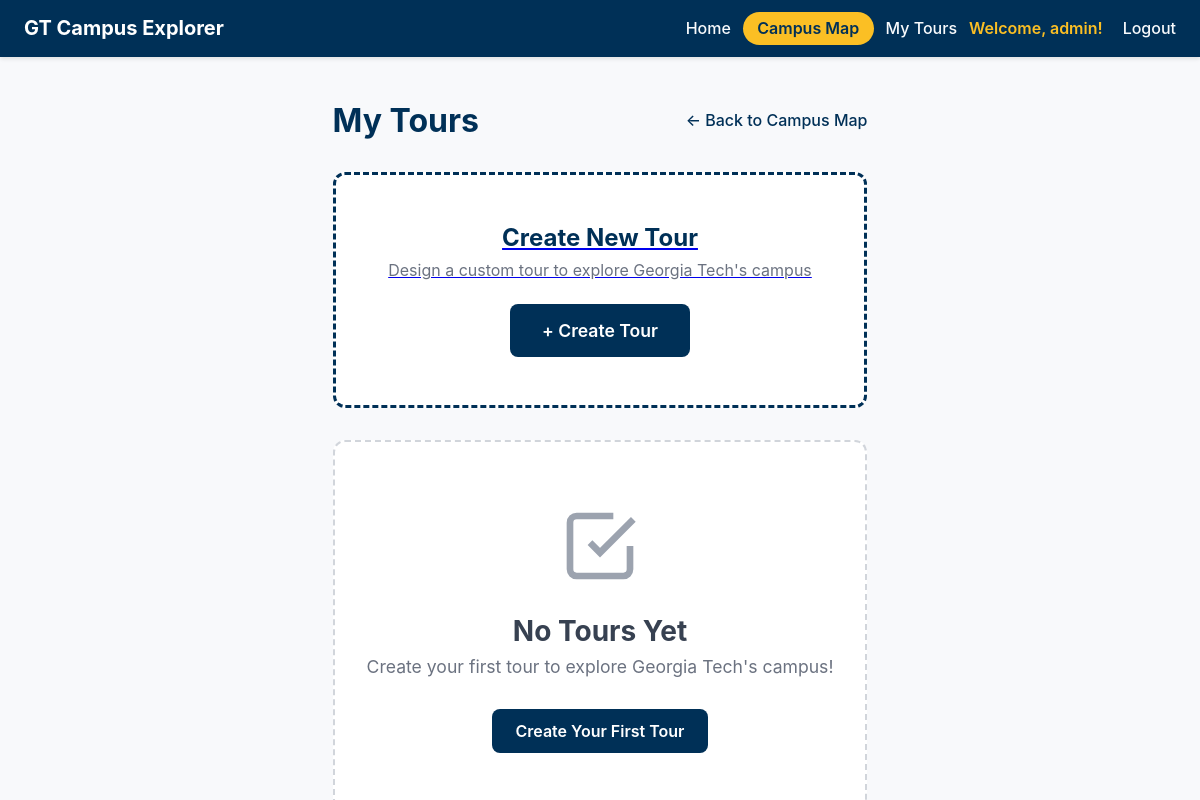
Before: /campus/tours/ (signed in) with the older database file.
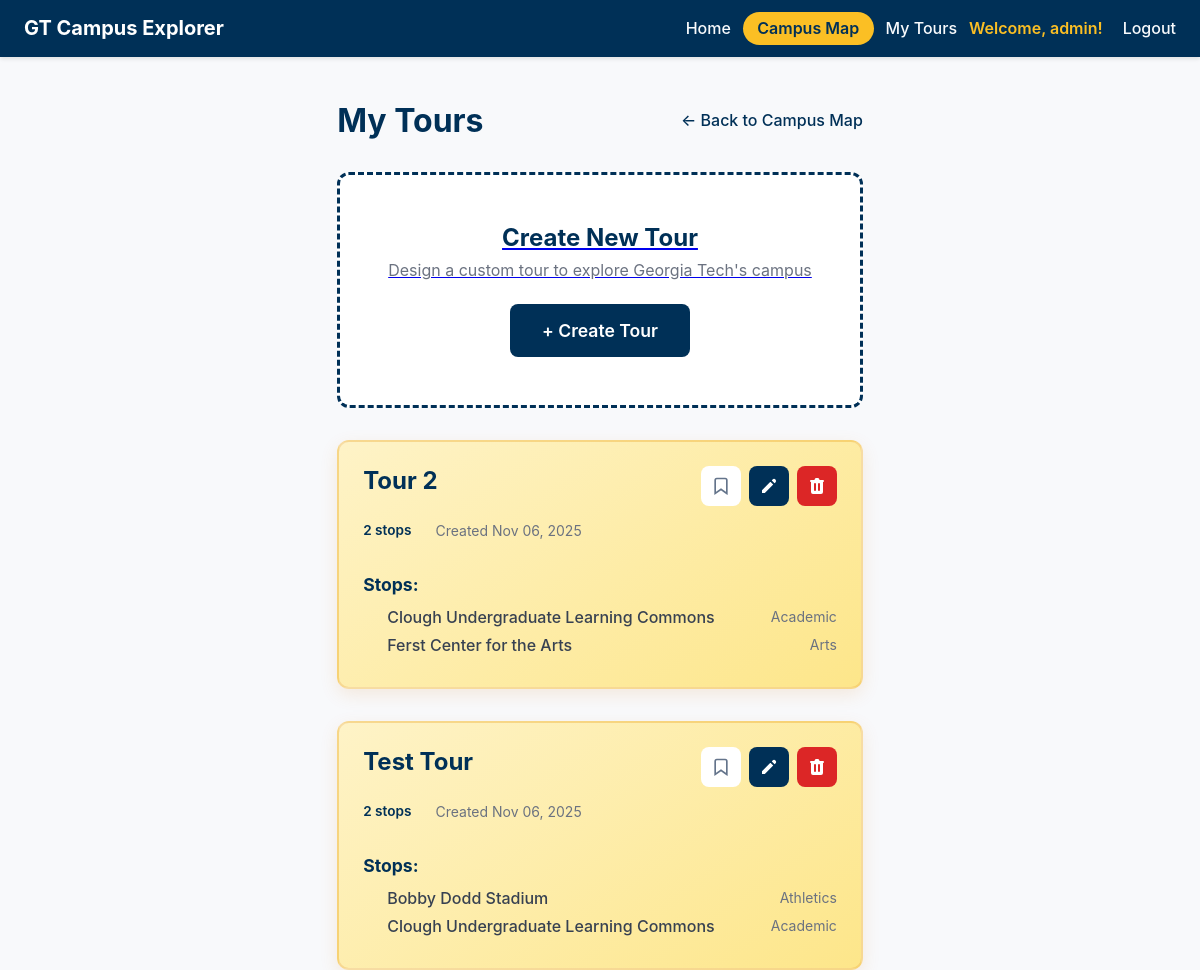
After: the same page with the newer database file.
### campus/models.py (models this page shows, shortened)
class Tour(models.Model):
    user = models.ForeignKey(User, on_delete=models.CASCADE)
    name = models.CharField(max_length=100)
    description = models.TextField(blank=True)
    created_at = models.DateTimeField(auto_now_add=True)
    route_data = models.JSONField(
        blank=True,
        null=True,
        help_text="Cached route segments from Google Directions API"
    )
    class Meta:
        ordering = ['-created_at']

class TourStop(models.Model):
    tour = models.ForeignKey(Tour, on_delete=models.CASCADE, related_name='stops')
    location = models.ForeignKey(Location, on_delete=models.CASCADE)
    order = models.PositiveIntegerField()
    class Meta:
        ordering = ['order']
        unique_together = [['tour', 'location']]

class Location(models.Model):
    name = models.CharField(
        max_length=120,
        unique=True,
        help_text="Displayed name of the campus location.",
    )
    slug = models.SlugField(
        unique=True,
        blank=True,
        help_text="URL-friendly identifier auto-generated from the name.",
    )
    description = models.TextField(
        help_text="High-level overview that appears in campus tour content.",
    )
    historical_info = models.TextField(
        blank=True,
        null=True,
        help_text="Optional historical context or fun facts for visitors.",
    )
    latitude = models.DecimalField(
        max_digits=9,
        decimal_places=6,
        help_text="Latitude in decimal degrees (positive for north).",
    )
    longitude = models.DecimalField(
        max_digits=9,
        decimal_places=6,
        help_text="Longitude in decimal degrees (negative for west).",
    )
    address = models.CharField(
        max_length=255,
        blank=True,
        help_text="Street address or building details shown in the tour.",
    )
    category = models.CharField(
        max_length=100,
        blank=True,
        help_text="Category used for filtering (e.g., Dining, Academic).",
    )
    image_url = models.URLField(
        blank=True,
        null=True,
        help_text="Link to an external photo if one is hosted elsewhere.",
    )
    photo = models.ImageField(
        upload_to='locations/photos/',
        blank=True,
        null=True,
        help_text="Upload location photo.",
    )
    class Meta:
        ordering = ['name']

### campus/views.py (the view)
# urls.py: path('tours/', views.tour_manage, name='tour-manage'),
@login_required
def tour_manage(request):
    tours = Tour.objects.filter(user=request.user).prefetch_related('stops__location')
    locations = Location.objects.all()
    bookmarked_slugs = set(
        Bookmark.objects.filter(user=request.user).values_list('location__slug', flat=True)
    )
    bookmarked_tour_ids = set(
        TourBookmark.objects.filter(user=request.user).values_list('tour__id', flat=True)
    )
    tours_payload = []
    for tour in tours:
        stops = []
        for stop in tour.stops.all():
            stops.append({
                'id': stop.id,
                'location_id': stop.location.id,
                'order': stop.order,
                'location': {
                    'id': stop.location.id,
                    'name': stop.location.name,
                    'slug': stop.location.slug,
                    'description': stop.location.description,
                    'latitude': float(stop.location.latitude),
                    'longitude': float(stop.location.longitude),
                    'address': stop.location.address,
                    'category': stop.location.category,
                }
            })
        tours_payload.append({
            'id': tour.id,
            'name': tour.name,
            'description': tour.description,
            'created_at': tour.created_at.isoformat(),
            'stops': stops,
            'is_bookmarked': tour.id in bookmarked_tour_ids,
        })
    locations_payload = [
        {
            'id': location.id,
            'name': location.name,
            'slug': location.slug,
            'description': location.description,
            'latitude': float(location.latitude),
            'longitude': float(location.longitude),
            'address': location.address,
            'category': location.category,
            'is_bookmarked': location.slug in bookmarked_slugs,
        }
        for location in locations
    ]
    context = {
        'tours': tours,
        'tours_payload': tours_payload,
        'locations': locations,
        'locations_payload': locations_payload,
        'bookmarked_tour_ids': bookmarked_tour_ids,
    }
    return render(request, 'campus/tour_manage.html', context)

### campus/templates/campus/tour_manage.html (shortened to what this page needs)
{% extends "base.html" %}
{% block content %}
<div class="tour-manage-container">
    <header class="tour-manage-header">
        <h1>My Tours</h1>
        <div class="header-actions">
            <a href="{% url 'campus:overview' %}" class="back-link">← Back to Campus Map</a>
        </div>
    </header>
    <div id="tours-list" class="tours-grid">
        <a href="{% url 'campus:tour-create' %}" class="create-tour-card">
            <h3>Create New Tour</h3>
            <p>Design a custom tour to explore Georgia Tech's campus</p>
            <span class="btn btn-primary">+ Create Tour</span>
        </a>
        {% if tours %}
            {% for tour in tours %}
            <div class="tour-card" data-tour-id="{{ tour.id }}" data-bookmarked="{% if tour.id in bookmarked_tour_ids %}true{% else %}false{% endif %}">
                <div class="tour-card-header">
                    <h2 class="tour-name">{{ tour.name }}</h2>
                    <div class="tour-actions">
                        <button class="btn-icon tour-bookmark-btn"
                                data-tour-id="{{ tour.id }}"
                                data-bookmarked="{% if tour.id in bookmarked_tour_ids %}true{% else %}false{% endif %}"
                                title="{% if tour.id in bookmarked_tour_ids %}Remove bookmark{% else %}Add bookmark{% endif %}">
                            <svg class="bookmark-icon {% if tour.id in bookmarked_tour_ids %}bookmarked{% endif %}"
                                 width="20" height="20" viewBox="0 0 24 24"
                                 fill="{% if tour.id in bookmarked_tour_ids %}currentColor{% else %}none{% endif %}"
                                 stroke="currentColor" stroke-width="2">
                                <path d="M19 21l-7-5-7 5V5a2 2 0 0 1 2-2h10a2 2 0 0 1 2 2z"></path>
                            </svg>
                        </button>
                        <a href="{% url 'campus:tour-edit' tour.id %}" class="btn-icon btn-edit" title="Edit tour">
                            <svg width="20" height="20" viewBox="0 0 20 20" fill="currentColor">
                                <path d="M13.586 3.586a2 2 0 112.828 2.828l-.793.793-2.828-2.828.793-.793zM11.379 5.793L3 14.172V17h2.828l8.38-8.379-2.83-2.828z"/>
                            </svg>
                        </a>
                        <button class="btn-icon btn-delete" onclick="deleteTour({{ tour.id }}, '{{ tour.name|escapejs }}')" title="Delete tour">
                        </button>
                    </div>
                </div>
                <div class="tour-meta">
                    <span class="tour-stops-count">{{ tour.stops.count }} stop{{ tour.stops.count|pluralize }}</span>
                    <span class="tour-date">Created {{ tour.created_at|date:"M d, Y" }}</span>
                </div>
                <div class="tour-stops">
                    <h3>Stops:</h3>
                    <ol class="stops-preview">
                        {% for stop in tour.stops.all %}
                        <li>
                            <span class="stop-name">{{ stop.location.name }}</span>
                            <span class="stop-category">{{ stop.location.category }}</span>
                        </li>
                        {% endfor %}
                    </ol>
                </div>
            </div>
            {% endfor %}
        {% else %}
            <div class="empty-state">
                <svg width="80" height="80" viewBox="0 0 24 24" fill="none" stroke="currentColor" stroke-width="2">
                    <path d="M9 11l3 3L22 4"/>
                    <path d="M21 12v7a2 2 0 01-2 2H5a2 2 0 01-2-2V5a2 2 0 012-2h11"/>
                </svg>
                <h2>No Tours Yet</h2>
                <p>Create your first tour to explore Georgia Tech's campus!</p>
                <a href="{% url 'campus:tour-create' %}" class="btn btn-primary">Create Your First Tour</a>
            </div>
        {% endif %}
    </div>
</div>
{% endblock %}

### gttour/templates/base.html (shortened to what this page needs)
{% load static %}
<!DOCTYPE html>
<html lang="en">
<head>
    <link rel="stylesheet" href="{% static 'styles.css' %}">
</head>
    <body>
        <header class="site-header">
            <h1>GT Campus Explorer</h1>
            <nav aria-label="Primary navigation">
            {% block nav_links %}
            <a href="{% url 'home' %}" class="nav-link">Home</a>
            <a href="{% url 'campus:overview' %}" class="nav-button">Campus Map</a>
            {% if user.is_authenticated %}
                <a href="{% url 'campus:tour-manage' %}" class="nav-link">My Tours</a>
                <span class="user-info">Welcome, {{ user.username }}!</span>
                <form method="post" action="{% url 'accounts:logout' %}" style="display: inline;">
                    <button type="submit" class="nav-link logout-button">Logout</button>
                </form>
            {% else %}
                <a href="{% url 'accounts:login' %}" class="nav-link">Login</a>
                <a href="{% url 'accounts:register' %}" class="nav-link">Register</a>
            {% endif %}
            {% endblock %}
            </nav>
        </header>
        <main>
            {% block content %}{% endblock %}
    </main>
</body>
</html>

### gttour/static/styles.css (style rules this page uses)
*, *::before, *::after { box-sizing: border-box; }
html, body { height: 100%; }
body { margin: 0; font-family: "Inter", system-ui, -apple-system, BlinkMacSystemFont, "Segoe UI", sans-serif; background-color: #f8f9fb; color: #111827; min-height: 100vh; display: flex; flex-direction: column; overflow: hidden; }
.site-header { background-color: #003057; color: #fff; padding: 0.75rem 1.5rem; display: flex; align-items: center; justify-content: space-between; box-shadow: 0 2px 4px rgba(0, 0, 0, 0.1); }
.site-header nav { display: flex; align-items: center; gap: 0.75rem; }
.site-header nav .nav-link { color: #f8fafc; text-decoration: none; font-weight: 500; }
.site-header nav .logout-button { background: none; border: none; color: #f8fafc; text-decoration: none; font-weight: 500; font-size: inherit; font-family: inherit; cursor: pointer; padding: 0; }
.site-header nav .nav-button { display: inline-flex; align-items: center; justify-content: center; padding: 0.4rem 0.9rem; border-radius: 999px; background-color: #fbbf24; color: #003057; font-weight: 600; text-decoration: none; transition: background-color 0.2s ease-in-out, transform 0.2s ease-in-out; }
.site-header h1 { margin: 0; font-size: 1.25rem; }
main { flex: 1; padding: 0.75rem 1rem 1rem; display: flex; flex-direction: column; overflow: hidden; }
.bookmark-icon { transition: all 0.2s ease-in-out; }
.tour-card { border-radius: 14px; padding: 0.85rem 1rem; background: linear-gradient(145deg, #fef3c7, #fde68a); border: 1px solid rgba(217, 119, 6, 0.18); box-shadow: 0 6px 18px rgba(217, 119, 6, 0.12); transition: transform 0.18s ease-in-out, box-shadow 0.18s ease-in-out; cursor: pointer; }
.tour-card-header { display: flex; justify-content: space-between; align-items: center; gap: 0.5rem; }
.tour-stops-count { margin: 0 0 0.75rem 0; font-size: 0.85rem; color: #64748b; }
@media (max-width: 1200px) { body { overflow: auto; } }
@media (max-width: 1200px) { main { overflow: visible; } }
.btn-primary { padding: 0.85rem 1.5rem; background-color: #003057; color: #fff; border: none; border-radius: 8px; font-size: 1rem; font-weight: 600; cursor: pointer; transition: background-color 0.2s ease-in-out, transform 0.1s ease-in-out; }
.user-info { color: #fbbf24; font-weight: 600; margin-right: 0.5rem; }

Changed rows visible on the page:
added Tour: name "Tour 2", stops.count "2", created_at "Nov 06, 2025"
added TourStop: location.name "Clough Undergraduate Learning Commons", location.category "Academic", shown under "Tour 2"
added TourStop: location.name "Ferst Center for the Arts", location.category "Arts", shown under "Tour 2"
added Tour: name "Test Tour", stops.count "2", created_at "Nov 06, 2025"
added TourStop: location.name "Bobby Dodd Stadium", location.category "Athletics", shown under "Test Tour"
added TourStop: location.name "Clough Undergraduate Learning Commons", location.category "Academic", shown under "Test Tour"
Other visible differences:
text no longer shown: "No Tours Yet Create your first tour to explore Georgia Tech's campus! Create Your First Tour"
